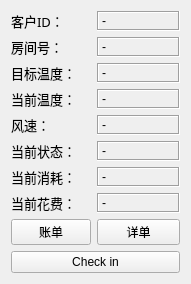
  <widget class="QWidget" name="verticalLayoutWidget">
   <property name="geometry">
    <rect>
     <x>410</x>
     <y>70</y>
     <width>191</width>
     <height>232</height>
    </rect>
   </property>
   <layout class="QVBoxLayout" name="room1">
    <item>
     <layout class="QFormLayout" name="Room1">
      <property name="fieldGrowthPolicy">
       <enum>QFormLayout::AllNonFixedFieldsGrow</enum>
      </property>
      <property name="rowWrapPolicy">
       <enum>QFormLayout::DontWrapRows</enum>
      </property>
      <item row="0" column="0">
       <widget class="QLabel" name="id1Label">
        <property name="font">
         <font>
          <family>Adobe Arabic</family>
          <pointsize>10</pointsize>
         </font>
        </property>
        <property name="text">
         <string>客户ID：</string>
        </property>
       </widget>
      </item>
      <item row="0" column="1">
       <widget class="QLabel" name="id1">
        <property name="contextMenuPolicy">
         <enum>Qt::CustomContextMenu</enum>
        </property>
        <property name="frameShape">
         <enum>QFrame::Box</enum>
        </property>
        <property name="frameShadow">
         <enum>QFrame::Sunken</enum>
        </property>
        <property name="text">
         <string>-</string>
        </property>
       </widget>
      </item>
      <item row="1" column="0">
       <widget class="QLabel" name="roomNum1Lable">
        <property name="font">
         <font>
          <family>Adobe Arabic</family>
          <pointsize>10</pointsize>
         </font>
        </property>
        <property name="text">
         <string>房间号：</string>
        </property>
       </widget>
      </item>
      <item row="1" column="1">
       <widget class="QLabel" name="roomNum1">
        <property name="contextMenuPolicy">
         <enum>Qt::CustomContextMenu</enum>
        </property>
        <property name="frameShape">
         <enum>QFrame::Box</enum>
        </property>
        <property name="frameShadow">
         <enum>QFrame::Sunken</enum>
        </property>
        <property name="text">
         <string>-</string>
        </property>
       </widget>
      </item>
      <item row="2" column="0">
       <widget class="QLabel" name="targetTmp1Label">
        <property name="font">
         <font>
          <family>Adobe Arabic</family>
          <pointsize>10</pointsize>
         </font>
        </property>
        <property name="text">
         <string>目标温度：</string>
        </property>
       </widget>
      </item>
      <item row="2" column="1">
       <widget class="QLabel" name="targetTmp1">
        <property name="contextMenuPolicy">
         <enum>Qt::CustomContextMenu</enum>
        </property>
        <property name="frameShape">
         <enum>QFrame::Box</enum>
        </property>
        <property name="frameShadow">
         <enum>QFrame::Sunken</enum>
        </property>
        <property name="text">
         <string>-</string>
        </property>
       </widget>
      </item>
      <item row="3" column="0">
       <widget class="QLabel" name="roomTmp1Label">
        <property name="font">
         <font>
          <family>Adobe Arabic</family>
          <pointsize>10</pointsize>
         </font>
        </property>
        <property name="text">
         <string>当前温度：</string>
        </property>
       </widget>
      </item>
      <item row="3" column="1">
       <widget class="QLabel" name="roomTmp1">
        <property name="contextMenuPolicy">
         <enum>Qt::CustomContextMenu</enum>
        </property>
        <property name="frameShape">
         <enum>QFrame::Box</enum>
        </property>
        <property name="frameShadow">
         <enum>QFrame::Sunken</enum>
        </property>
        <property name="text">
         <string>-</string>
        </property>
       </widget>
      </item>
      <item row="4" column="0">
       <widget class="QLabel" name="windSpeed1Label">
        <property name="font">
         <font>
          <family>Adobe Arabic</family>
          <pointsize>10</pointsize>
         </font>
        </property>
        <property name="text">
         <string>风速：</string>
        </property>
       </widget>
      </item>
      <item row="4" column="1">
       <widget class="QLabel" name="windSpeed1">
        <property name="contextMenuPolicy">
         <enum>Qt::CustomContextMenu</enum>
        </property>
        <property name="frameShape">
         <enum>QFrame::Box</enum>
        </property>
        <property name="frameShadow">
         <enum>QFrame::Sunken</enum>
        </property>
        <property name="text">
         <string>-</string>
        </property>
       </widget>
      </item>
      <item row="5" column="0">
       <widget class="QLabel" name="status1Label">
        <property name="font">
         <font>
          <family>Adobe Arabic</family>
          <pointsize>10</pointsize>
         </font>
        </property>
        <property name="text">
         <string>当前状态：</string>
        </property>
       </widget>
      </item>
      <item row="5" column="1">
       <widget class="QLabel" name="status1">
        <property name="contextMenuPolicy">
         <enum>Qt::CustomContextMenu</enum>
        </property>
        <property name="frameShape">
         <enum>QFrame::Box</enum>
        </property>
        <property name="frameShadow">
         <enum>QFrame::Sunken</enum>
        </property>
        <property name="text">
         <string>-</string>
        </property>
       </widget>
      </item>
      <item row="6" column="0">
       <widget class="QLabel" name="Kwh1Label">
        <property name="font">
         <font>
          <family>Adobe Arabic</family>
          <pointsize>10</pointsize>
         </font>
        </property>
        <property name="text">
         <string>当前消耗：</string>
        </property>
       </widget>
      </item>
      <item row="6" column="1">
       <widget class="QLabel" name="Kwh1">
        <property name="contextMenuPolicy">
         <enum>Qt::CustomContextMenu</enum>
        </property>
        <property name="frameShape">
         <enum>QFrame::Box</enum>
        </property>
        <property name="frameShadow">
         <enum>QFrame::Sunken</enum>
        </property>
        <property name="text">
         <string>-</string>
        </property>
       </widget>
      </item>
      <item row="7" column="0">
       <widget class="QLabel" name="fee1Label">
        <property name="font">
         <font>
          <family>Adobe Arabic</family>
          <pointsize>10</pointsize>
         </font>
        </property>
        <property name="text">
         <string>当前花费：</string>
        </property>
       </widget>
      </item>
      <item row="7" column="1">
       <widget class="QLabel" name="fee1">
        <property name="contextMenuPolicy">
         <enum>Qt::CustomContextMenu</enum>
        </property>
        <property name="frameShape">
         <enum>QFrame::Box</enum>
        </property>
        <property name="frameShadow">
         <enum>QFrame::Sunken</enum>
        </property>
        <property name="text">
         <string>-</string>
        </property>
       </widget>
      </item>
      <item row="8" column="0">
       <widget class="QPushButton" name="paylist1">
        <property name="text">
         <string>账单</string>
        </property>
       </widget>
      </item>
      <item row="8" column="1">
       <widget class="QPushButton" name="detail1">
        <property name="text">
         <string>详单</string>
        </property>
       </widget>
      </item>
     </layout>
    </item>
    <item>
     <widget class="QPushButton" name="check1">
      <property name="text">
       <string>Check in</string>
      </property>
     </widget>
    </item>
   </layout>
  </widget>
